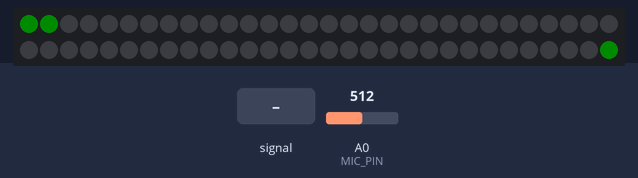
The sketch below on a simulated Arduino Uno, built with avr-gcc and run on an emulated ATmega328P. Shown: 60 RGB LEDs in strip order, left to right, continuing on the next row. The inputs (shaded band) are chosen by the test bench; at power-on: A0 (MIC_PIN) = 512. Dim RGB values are drawn brighter than linear; colours are those a GRB WS2812 strip shows for the declared byte order; what the sketch prints to the serial monitor is not drawn.

Above: at 4.2 s.
4.3 s: A0 (MIC_PIN) fed a 200 Hz sine of ±460 counts around its level
At 5.4 s:
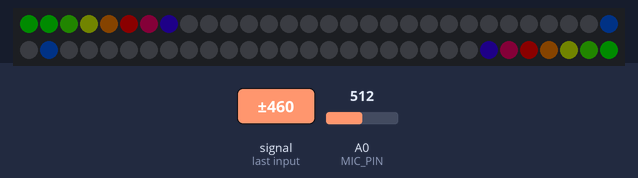
Timing chart, 0 to 5.9 s (numbered marks = the images above; inputs shaded):
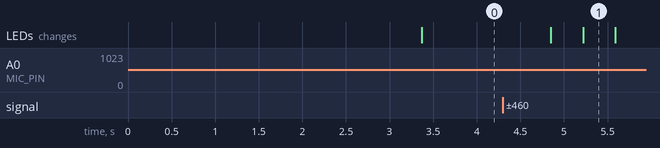

The sketch:

solution_attempt_0623.ino
```cpp
#include <Adafruit_NeoPixel.h>
#include <arduinoFFT.h>
#include <FastLED.h>

#define MIC_PIN A0
#define LED_PIN 2  // Data pin to LEDS
#define NUM_LEDS 60
#define BRIGHTNESS 90  // LED information
#define LED_TYPE WS2812B
#define COLOR_ORDER RGB
#define HALF 30
#define SAMPLES 128
#define SAMPLING_FREQ 40000

double vReal[SAMPLES];  //vReal gets sampled data and provides transormed data
double vImag[SAMPLES];  //Always 0, but needed for instantiation

int Intensity[HALF] = {};  //Intensity setting for first half of LEDs

CRGB leds[NUM_LEDS];                                                                //object containing all leds
ArduinoFFT<double> FFT = ArduinoFFT<double>(vReal, vImag, SAMPLES, SAMPLING_FREQ);  //create object for frequency measurement


void setup() {
  pinMode(MIC_PIN, INPUT);  // mic input pin
  Serial.begin(115200);
  delay(3000);  // power-up safety delay

  FastLED.addLeds<LED_TYPE, LED_PIN, COLOR_ORDER>(leds, NUM_LEDS);
  FastLED.setBrightness(BRIGHTNESS);
}

void loop() {
  doVisualizing();
}

void doVisualizing() {
  collectSamplesAndStore();

  defineDisplay();

  FastLED.show();

  memset(Intensity, 0, sizeof Intensity);  //reset for next loop
}

void collectSamplesAndStore() {
  //for all samples, store value from mic in vReal[i]
  for (int i = 0; i < SAMPLES; i++) {
    vReal[i] = analogRead(MIC_PIN);
    Serial.println("vReal");   //**********remove
    Serial.println(vReal[i]);  //**********remove
    vImag[i] = 0;              //always 0, because of real input
  }

  //use samples in Fast Fourrier Transformation
  FFT.windowing(vReal, SAMPLES, FFT_WIN_TYP_HAMMING, FFT_FORWARD);
  FFT.compute(vReal, vImag, SAMPLES, FFT_FORWARD);
  FFT.complexToMagnitude(vReal, vImag, SAMPLES);
  cleanUpvReal();  //*** check if needed or could be done differently, some unusually high numbers result from FFT for some parts

  //Update Intensity Array
  for (int i = 0; i < HALF; i++) {
    vReal[i] = constrain(vReal[i], 0, 511);     // set max value for input data
    vReal[i] = map(vReal[i], 0, 511, 0, HALF);  // map data to fit our display

    if (vReal[i] > Intensity[i])  // Match displayed value to measured value
      Intensity[i] = vReal[i];
    Serial.println("intensity");   //***remove
    Serial.println(Intensity[i]);  //***remove
  }
}

void defineDisplay() {
  int color = 0;
  leds[0] = CHSV(0, 255, BRIGHTNESS);  //lowest LED is always on

  for (int i = 1; i < HALF + 1; i++) {
    if (i <= Intensity[i]) {
      leds[i] = CHSV(color, 255, BRIGHTNESS);
      leds[HALF * 2 - i] = CHSV(color, 255, BRIGHTNESS);
    } else {  // Everything outside the range goes dark
      leds[i] = CHSV(color, 255, 0);
      leds[HALF * 2 - i] = CHSV(color, 255, 0);
    }
    color += 255 / 10;  //question of taste
  }
}

//remove unnecessary low and high first two values from vReal
void cleanUpvReal() {
  int i;
  for (i = 0; i < SAMPLES - 2; i++) {
    vReal[i] = vReal[i + 2];
  }
}


//void showPeakLeds(int ledCount) {
//  if (ledCount < HALF - 2) {
//    leds[ledCount + 2] = CHSV(10, 255, BRIGHTNESS);
//    leds[NUM_LEDS - (ledCount + 2)] = CHSV(10, 255, BRIGHTNESS);
//  } else {
//    leds[HALF] = CHSV(10, 255, BRIGHTNESS);
//  }
//}
```

Measured:
- after the input at 4.3 s, the LEDs: first change after 0.55 s (image 1 shows a later state)
